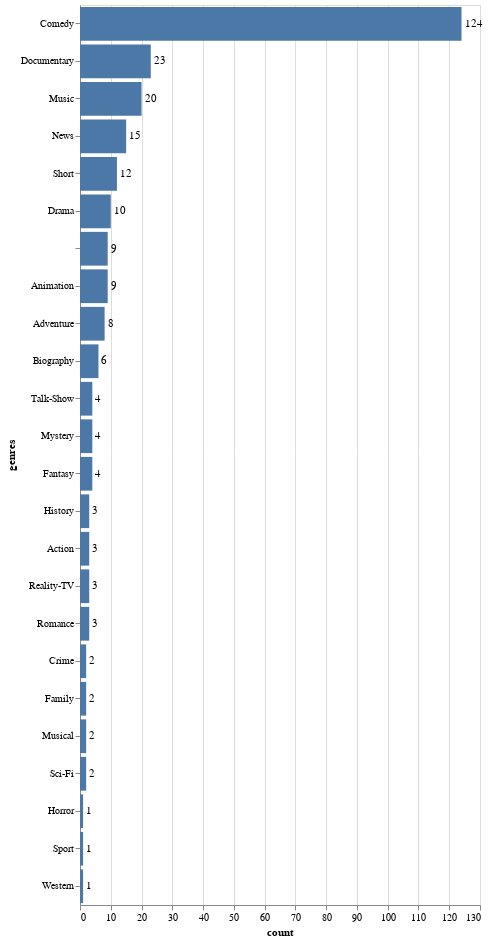

Notebook code for this chart:
### Code cell
# GENRES 
genres_count = definitive_snl.copy()
genres_count['genres'] = genres_count['genres'].apply(eval)
for idx, row in genres_count.iterrows():
    genres_count.at[idx, 'genres'] = "|".join(map(str,row.genres))

genres_count.head()
genres_count.to_csv("genres.csv", index=False)
genres_unique = tidy_split(genres_count, "genres", sep='|', keep=False)
genres_unique =  genres_unique.groupby(['genres']).size().reset_index(name="count")
genres_unique.sort_values(by='count', ascending=False, inplace=True)
genres_unique

bars = alt.Chart(genres_unique).mark_bar().encode(x='count',y=alt.Y('genres',sort='-x'))
text = bars.mark_text(
    align='left',
    baseline='middle',
    dx=3  # Nudges text to right so it doesn't appear on top of the bar
).encode(
    text='count:Q'
)

(bars + text).properties(height=900)

### Figure 1 — Vega-Lite specification as saved in the notebook (floating-point values rounded to 4 significant figures)
{"config": {"view": {"continuousWidth": 400, "continuousHeight": 300}}, "layer": [{"mark": "bar", "encoding": {"x": {"field": "count", "type": "quantitative"}, "y": {"field": "genres", "sort": "-x", "type": "nominal"}}}, {"mark": {"type": "text", "align": "left", "baseline": "middle", "dx": 3}, "encoding": {"text": {"field": "count", "type": "quantitative"}, "x": {"field": "count", "type": "quantitative"}, "y": {"field": "genres", "sort": "-x", "type": "nominal"}}}], "data": {"name": "data-6cc073387e78fcb3c17f9af62f55f91b"}, "height": 900, "$schema": "https://vega.github.io/schema/vega-lite/v4.17.0.json", "datasets": {"data-6cc073387e78fcb3c17f9af62f55f91b": [{"genres": "Comedy", "count": 124}, {"genres": "Documentary", "count": 23}, {"genres": "Music", "count": 20}, {"genres": "News", "count": 15}, {"genres": "Short", "count": 12}, {"genres": "Drama", "count": 10}, {"genres": "", "count": 9}, {"genres": "Animation", "count": 9}, {"genres": "Adventure", "count": 8}, {"genres": "Biography", "count": 6}, {"genres": "Talk-Show", "count": 4}, {"genres": "Mystery", "count": 4}, {"genres": "Fantasy", "count": 4}, {"genres": "History", "count": 3}, {"genres": "Action", "count": 3}, {"genres": "Reality-TV", "count": 3}, {"genres": "Romance", "count": 3}, {"genres": "Crime", "count": 2}, {"genres": "Family", "count": 2}, {"genres": "Musical", "count": 2}, {"genres": "Sci-Fi", "count": 2}, {"genres": "Horror", "count": 1}, {"genres": "Sport", "count": 1}, {"genres": "Western", "count": 1}]}}
